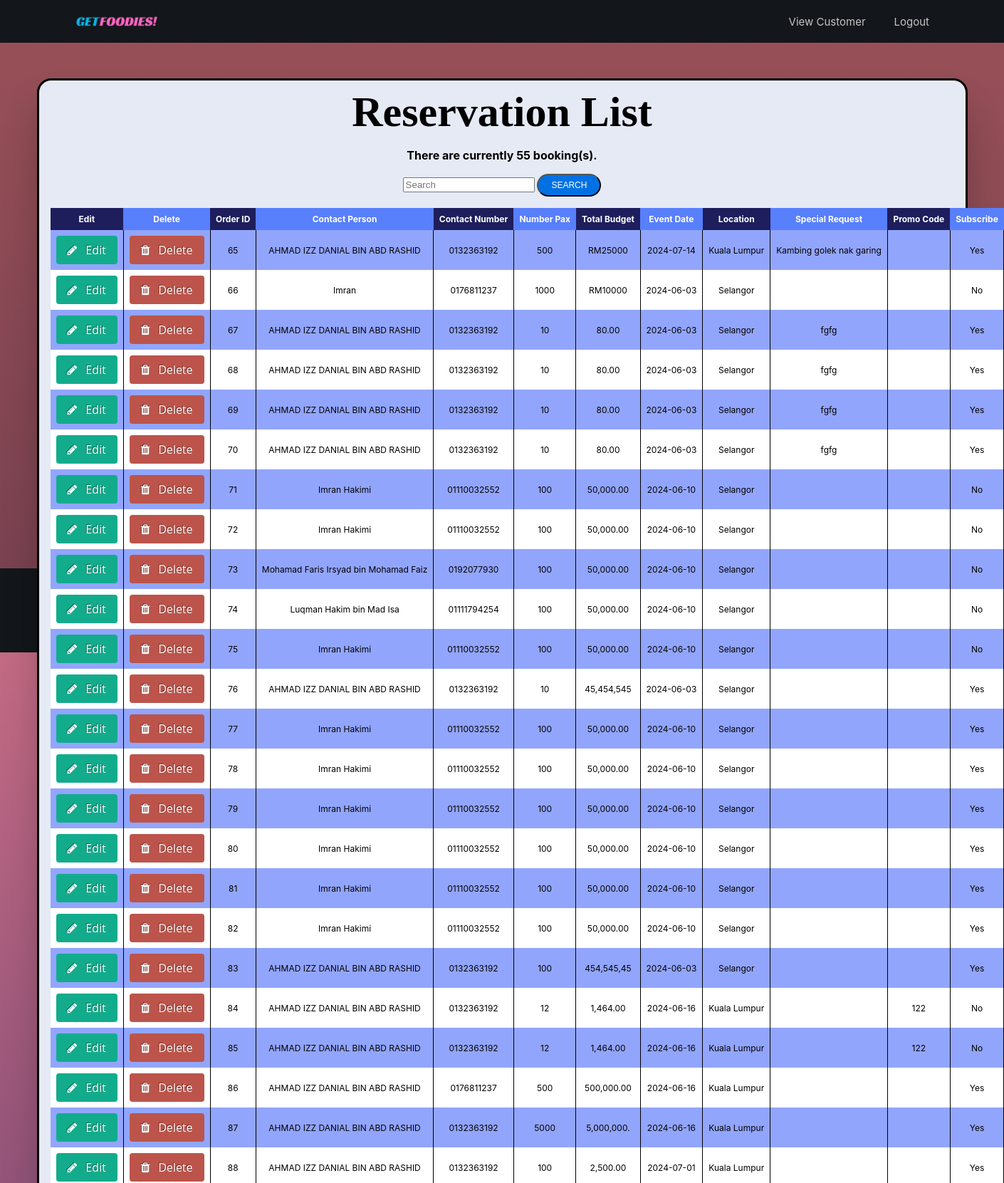
Page /Project/view_customer.php (signed in, upper part) on the committed database.
### tables this page shows
CREATE TABLE `orders` (
  `order_id` mediumint(8) UNSIGNED NOT NULL,
  `contact_person` varchar(50) NOT NULL,
  `contact_no` varchar(25) NOT NULL,
  `num_pax` int(255) NOT NULL,
  `event_date` date NOT NULL,
  `location` varchar(40) NOT NULL,
  `event_time` varchar(10) NOT NULL,
  `event_address` varchar(255) NOT NULL,
  `budget` int(10) NOT NULL,
  `total_budget` varchar(10) NOT NULL,
  `company_name` varchar(30) NOT NULL,
  `email` varchar(30) NOT NULL,
  `special_req` varchar(255) NOT NULL,
  `promo_code` varchar(10) NOT NULL,
  `subscribe` varchar(10) NOT NULL,
  `occasion` varchar(255) NOT NULL,
  `registration_date` datetime NOT NULL
);

### Project/view_customer.php (the view, shortened to what this page needs)
<html>
	<head>
		<link rel="stylesheet" href="includes/view_customer.css" type="text/css" media="screen"/>
		<link rel="stylesheet" href="https://maxcdn.bootstrapcdn.com/font-awesome/4.7.0/css/font-awesome.min.css">
	</head>
	<body>
		<div class="wrapper0">
			<div class="wrapper">
				<?php
				echo '<h1 id="logo">Reservation List</h1>';
				require ('../mysqli_connect.php');
				$q = "SELECT total_budget, contact_person, contact_no, num_pax, event_date, location, special_req, promo_code, subscribe, order_id FROM orders ORDER BY registration_date ASC";
				$r = @mysqli_query ($dbc, $q);
				$num = mysqli_num_rows($r);
				if ($num > 0) {
					echo "<p>There are currently $num booking(s).</p>\n";
					?>
					<form action="" method="GET">
						<div class="input-group mb-3">
							<input type="text" name="search" value="<?php if(isset($_GET['search'])) { echo $_GET['search']; } ?>" class="form-control" placeholder="Search">
							<button type="submit" class="btn btn-primary">Search</button>
						</div>
					</form>
					<?php
					if(mysqli_num_rows($r) > 0) {
						echo '<table class="fl-table" align="center" cellspacing="10" cellpadding="10" width="100%">
						<tr>
							<th align="left"><b>Edit</b></th>
							<th align="left"><b>Delete</b></th>
							<th align="left"><b>Order ID</b></th>
							<th align="left"><b>Contact Person</b></th>
							<th align="left"><b>Contact Number</b></th>
							<th align="left"><b>Number Pax</b></th>
							<th align="left"><b>Total Budget</b></th>
							<th align="left"><b>Event Date</b></th>
							<th align="left"><b>Location</b></th>
							<th align="left"><b>Special Request</b></th>
							<th align="left"><b>Promo Code</b></th>
							<th align="left"><b>Subscribe</b></th>
						</tr>';
						while ($row = mysqli_fetch_array($r, MYSQLI_ASSOC)) {
							echo '<tr>
								<td align="left"><a class="button primary edit" href="edit_user.php?id=' . $row['order_id'] . '">Edit</a></td>
								<td align="left"><a class="button primary delete" href="delete_user.php?id=' . $row['order_id'] . '">Delete</a></td>
								<td align="left">' . $row['order_id'] . '</td>
								<td align="left">' . $row['contact_person'] . '</td>
								<td align="left">' . $row['contact_no'] . '</td>
								<td align="left">' . $row['num_pax'] . '</td>
								<td align="left">' . $row['total_budget'] . '</td>
								<td align="left">' . $row['event_date'] . '</td>
								<td align="left">' . $row['location'] . '</td>
								<td align="left">' . $row['special_req'] . '</td>
								<td align="left">' . $row['promo_code'] . '</td>
								<td align="left">' . $row['subscribe'] . '</td>
							</tr>';
						}
						echo '</table>';
					} else {
						echo '<tr><td colspan="12">No Record Found</td></tr>';
					}
				} else {
					echo '<p class="error">There are currently no registered users.</p>';
				}
				?>
			</div>
		</div>
	</body>
</html>

### Project/includes/view_customer.css (style rules this page uses)
body { background-image: linear-gradient(#FF8692, #1E1E5D); }
.wrapper0 { background-color: rgb(0,0,0); background-color: rgba(0,0,0, 0.4); height: 738px; }
.wrapper { box-shadow: 0px 35px 50px rgba( 0, 0, 0, 0.2 ); z-index: 2; }
.fl-table { border-radius: 5px; font-size: 12px; font-weight: normal; border: none; border-collapse: collapse; width: 100%; max-width: 100%; white-space: nowrap; background-color: white; }
.fl-table td, .fl-table th { text-align: center; padding: 8px; }
.fl-table td { border-right: 1px solid #000000; font-size: 12px; }
.fl-table th { color: #ffffff; background: #587FFC; }
.fl-table th:nth-child(odd) { color: #ffffff; background: #1E1E5D; }
.fl-table tr:nth-child(even) { background: #92A5FD; }
.wrapper { max-width: 90%; margin-left: auto; margin-right: auto; padding-left: 16px; padding-right: 16px; padding-top: 10px; padding-bottom: 30px; position: relative; top: 50px; text-align: center; color: rgb(0, 0, 0); font-weight: bold; border: 3px solid black; z-index: 2; background-color: #E5EAF5; border-radius: 20px; }
#logo { margin:0 auto; font-family:'Lily Script One', cursive; font-size:60px; font-weight:bold; text-align:center; color:black; -webkit-transition:0.2s ease all; -moz-transition:0.2s ease all; -ms-transition:0.2s ease all; -o-transition:0.2s ease all; transition:0.2s ease all; }
.button { font-family:'Open Sans'; font-size: 16px; font-weight:400; display:inline-block; color:#FFF; border-radius: .25em; text-shadow: -1px -1px 0px rgba(0,0,0,0.4); }
.primary { line-height:40px; transition:ease-in-out .2s; padding: 0 16px; }
.edit:before, .delete:before { font-family: FontAwesome; display: inline-block; font-size:1rem; padding-right:12px; background:none; color:#FFF; }

### Project/includes/header.css (style rules this page uses)
body { margin: 0 auto; padding: 0 auto; box-sizing: border-box; font-family: 'Inter', sans-serif; min-height: 500px; min-width: 500px; padding-top: 60px; overflow: auto; }
a { text-decoration: none; color: inherit; }
ul { list-style: none; }
.header { background-color: rgb(19, 22, 26); position: fixed; width: 100%; top: 0; z-index: 1000; }
.header_content { display: flex; align-items: center; justify-content: space-between; min-height: 60px; max-width: 1200px; padding: 0 30px; margin: 0 auto; }
.logo { width: 40px; cursor: pointer; }
.logo img { height: 90%; width: 120px; margin-left: 0.5%; }
.navList { display: flex; column-gap: 40px; }
.navLink { color: rgba(255, 255, 255, 0.75); font-size: 15px; transition: all 0.4s; position: relative; }
.navLink::after { content: ''; height: 2px; width: 100%; background-color: rgb(0, 183, 255); position: absolute; left: 0; bottom: -8px; transition: all 0.2s; opacity: 0; pointer-events: none; }
.btn { color: #fff; background-color: #0071e3; padding: 7px 18px; border-radius: 1000px; text-transform: uppercase; font-size: 12px; font-weight: 500; transition: all 0.2s; }

### Project/includes/footer.css (style rules this page uses)
.footer { background: rgb(19, 22, 26); padding: 1; font-family:'Poppins',sans-serif; text-align: center; color: gray; font-size: 0.8em; width: 100%; position: relative; bottom: 0; }
.footer .row { width:100%; margin:1% 0%; margin: 10px; padding:0.6% 0%; color:gray; font-size:0.8em; }
.footer .row a { text-decoration:none; color:gray; margin-top: 0; transition:0.5s; }
.footer .row ul { width:100%; }
.footer .row ul li { display:inline-block; margin:0px 30px; }

### rows in the picture
orders: order_id "65", contact_person "AHMAD IZZ DANIAL BIN ABD RASHID", contact_no "0132363192", num_pax "500", total_budget "RM25000", event_date "2024-07-14", location "Kuala Lumpur", special_req "Kambing golek nak garing", subscribe "Yes"
orders: order_id "66", contact_person "Imran", contact_no "0176811237", num_pax "1000", total_budget "RM10000", event_date "2024-06-03", location "Selangor", subscribe "No"
orders: order_id "67", contact_person "AHMAD IZZ DANIAL BIN ABD RASHID", contact_no "0132363192", num_pax "10", total_budget "80.00", event_date "2024-06-03", location "Selangor", special_req "fgfg", subscribe "Yes"
orders: order_id "68", contact_person "AHMAD IZZ DANIAL BIN ABD RASHID", contact_no "0132363192", num_pax "10", total_budget "80.00", event_date "2024-06-03", location "Selangor", special_req "fgfg", subscribe "Yes"
orders: order_id "69", contact_person "AHMAD IZZ DANIAL BIN ABD RASHID", contact_no "0132363192", num_pax "10", total_budget "80.00", event_date "2024-06-03", location "Selangor", special_req "fgfg", subscribe "Yes"
orders: order_id "70", contact_person "AHMAD IZZ DANIAL BIN ABD RASHID", contact_no "0132363192", num_pax "10", total_budget "80.00", event_date "2024-06-03", location "Selangor", special_req "fgfg", subscribe "Yes"
orders: order_id "71", contact_person "Imran Hakimi", contact_no "01110032552", num_pax "100", total_budget "50,000.00", event_date "2024-06-10", location "Selangor", subscribe "No"
orders: order_id "72", contact_person "Imran Hakimi", contact_no "01110032552", num_pax "100", total_budget "50,000.00", event_date "2024-06-10", location "Selangor", subscribe "No"
orders: order_id "73", contact_person "Mohamad Faris Irsyad bin Mohamad Faiz", contact_no "0192077930", num_pax "100", total_budget "50,000.00", event_date "2024-06-10", location "Selangor", subscribe "No"
orders: order_id "74", contact_person "Luqman Hakim bin Mad Isa", contact_no "01111794254", num_pax "100", total_budget "50,000.00", event_date "2024-06-10", location "Selangor", subscribe "No"
orders: order_id "75", contact_person "Imran Hakimi", contact_no "01110032552", num_pax "100", total_budget "50,000.00", event_date "2024-06-10", location "Selangor", subscribe "No"
orders: order_id "76", contact_person "AHMAD IZZ DANIAL BIN ABD RASHID", contact_no "0132363192", num_pax "10", total_budget "45,454,545", event_date "2024-06-03", location "Selangor", subscribe "Yes"
orders: order_id "77", contact_person "Imran Hakimi", contact_no "01110032552", num_pax "100", total_budget "50,000.00", event_date "2024-06-10", location "Selangor", subscribe "Yes"
orders: order_id "78", contact_person "Imran Hakimi", contact_no "01110032552", num_pax "100", total_budget "50,000.00", event_date "2024-06-10", location "Selangor", subscribe "Yes"
orders: order_id "79", contact_person "Imran Hakimi", contact_no "01110032552", num_pax "100", total_budget "50,000.00", event_date "2024-06-10", location "Selangor", subscribe "Yes"
orders: order_id "80", contact_person "Imran Hakimi", contact_no "01110032552", num_pax "100", total_budget "50,000.00", event_date "2024-06-10", location "Selangor", subscribe "Yes"
orders: order_id "81", contact_person "Imran Hakimi", contact_no "01110032552", num_pax "100", total_budget "50,000.00", event_date "2024-06-10", location "Selangor", subscribe "Yes"
orders: order_id "82", contact_person "Imran Hakimi", contact_no "01110032552", num_pax "100", total_budget "50,000.00", event_date "2024-06-10", location "Selangor", subscribe "Yes"
orders: order_id "83", contact_person "AHMAD IZZ DANIAL BIN ABD RASHID", contact_no "0132363192", num_pax "100", total_budget "454,545,45", event_date "2024-06-03", location "Selangor", subscribe "Yes"
orders: order_id "84", contact_person "AHMAD IZZ DANIAL BIN ABD RASHID", contact_no "0132363192", num_pax "12", total_budget "1,464.00", event_date "2024-06-16", location "Kuala Lumpur", promo_code "122", subscribe "No"
orders: order_id "85", contact_person "AHMAD IZZ DANIAL BIN ABD RASHID", contact_no "0132363192", num_pax "12", total_budget "1,464.00", event_date "2024-06-16", location "Kuala Lumpur", promo_code "122", subscribe "No"
orders: order_id "86", contact_person "AHMAD IZZ DANIAL BIN ABD RASHID", contact_no "0176811237", num_pax "500", total_budget "500,000.00", event_date "2024-06-16", location "Kuala Lumpur", subscribe "Yes"
orders: order_id "87", contact_person "AHMAD IZZ DANIAL BIN ABD RASHID", contact_no "0132363192", num_pax "5000", total_budget "5,000,000.", event_date "2024-06-16", location "Kuala Lumpur", subscribe "Yes"
orders: order_id "88", contact_person "AHMAD IZZ DANIAL BIN ABD RASHID", contact_no "0132363192", num_pax "100", total_budget "2,500.00", event_date "2024-07-01", location "Kuala Lumpur", subscribe "Yes"

### other values in the picture
$num "55"
